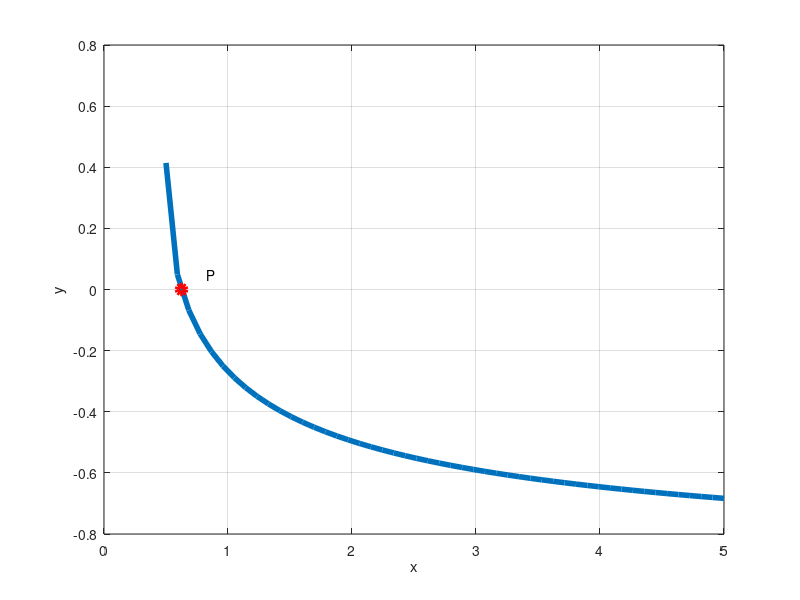

The MATLAB script that drew this image:
clear;
close;
clc;


x= linspace(1/2,5,50);
y2=sqrt(2*x+1)-sqrt(2*x-1)-1;
plot(x,y2,'LineWidth',4)
grid
P = [5/8 0]';
text(P(1)+0.2,P(2)+0.05, 'P')
hold
plot( P(1),P(2),'ro','LineWidth',4)
xlabel('x');
ylabel('y');
print -deps -color ee16b1015.eps 

